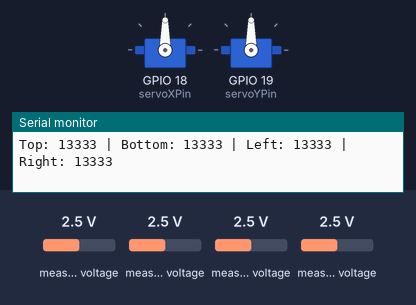
The sketch below on a simulated ESP32. Parts: 2 × servo, the last lines printed to the serial monitor. The test bench sets the inputs (shaded band); at power-on: measured voltage 2.5 V.

Above: at 1.2 s.
1.3 s: measured voltage (sensor 200) set to 0.1 V
At 2.9 s:
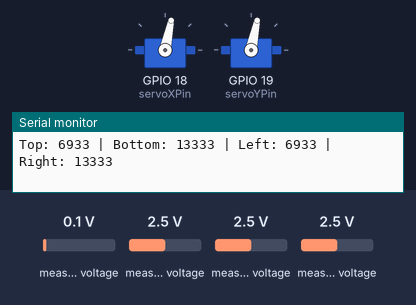
4.3 s: measured voltage (sensor 201) set to 0.1 V
At 5.44 s:
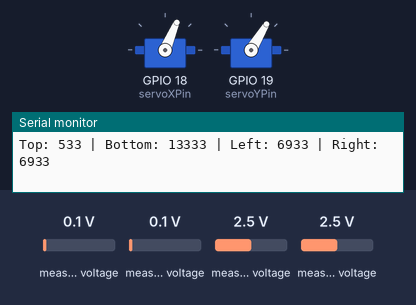
7.3 s: measured voltage (sensor 202) set to 0.1 V
At 8.11 s:
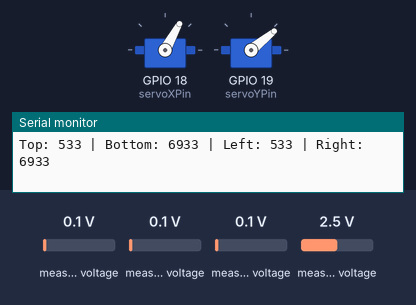
10.3 s: measured voltage (sensor 201) set to 2.5 V
At 10.38 s:
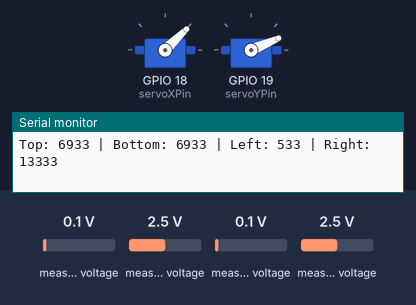
13.3 s: measured voltage (sensor 203) set to 0.1 V
At 13.45 s:
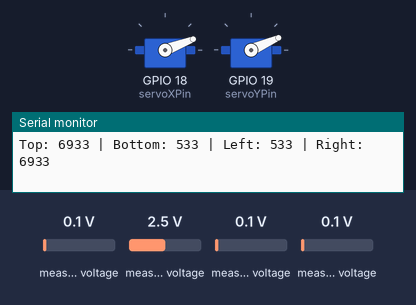
16.3 s: measured voltage (sensor 200) set to 2.4 V
19.3 s: measured voltage (sensor 200) set to 2.7 V
At 19.46 s:
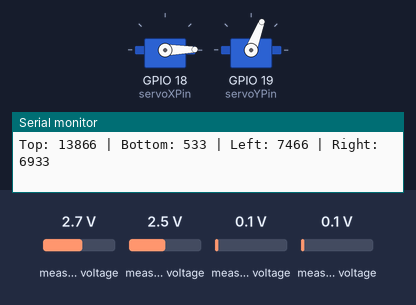
Timing chart, 0 to 25.1 s (numbered marks = the images above; inputs shaded):
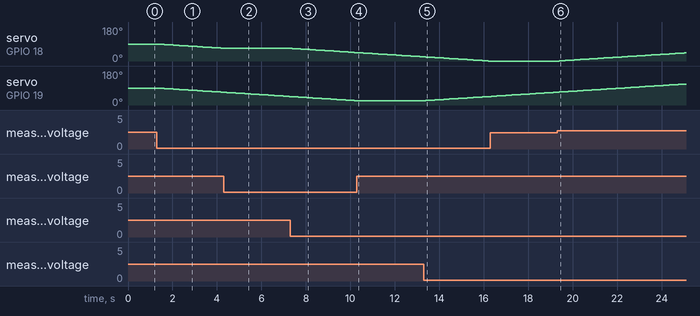

Measured:
- the behaviour switches between 2.5 and 2.6 V on measured voltage (sensor 200) (found by bisection; images 5 and 6)
- after the input at 1.3 s, servo on GPIO 18 (servoXPin), servo on GPIO 19 (servoYPin): moves from 90° to 68° over 2.8 s, starting after 0.07 s
- after the input at 4.3 s, servo on GPIO 18 (servoXPin): goes on until 4.3 s, then stays 67°
- after the input at 7.3 s, servo on GPIO 18 (servoXPin): moves from 67° to 45° over 2.8 s, starting after 0.08 s
- after the input at 10.3 s, servo on GPIO 19 (servoYPin): stays 23° (without the input it goes to 22° after 0.02 s)
- after the input at 13.3 s, servo on GPIO 19 (servoYPin): moves from 23° to 45° over 2.8 s, starting after 0.09 s
- after the input at 19.3 s, servo on GPIO 18 (servoXPin): moves from 0° to 43° over 5.6 s, starting after 0.10 s

The sketch:

Vierlix_Lumostrack.ino
```cpp
#include <Wire.h>
#include <Adafruit_ADS1X15.h>
#include <ESP32Servo.h>

Adafruit_ADS1115 ads;

Servo servoX;
Servo servoY;

const int servoXPin = 18;
const int servoYPin = 19;

int posX = 90;
int posY = 90;

const int minServo = 0;
const int maxServo = 180;

const int threshold = 100;

int prevVerticalDiff = 0;
int prevHorizontalDiff = 0;

int verticalTrend = 0;
int horizontalTrend = 0;

unsigned long lastMoveTime = 0;
const unsigned long predictionInterval = 5000;

void setup() {
  Serial.begin(115200);
  Wire.begin();

  if (!ads.begin()) {
    Serial.println("Gagal koneksi ADS1115.");
    while (1);
  }

  servoX.setPeriodHertz(50);
  servoY.setPeriodHertz(50);
  servoX.attach(servoXPin, 500, 2400);
  servoY.attach(servoYPin, 500, 2400);

  servoX.write(posX);
  servoY.write(posY);

  Serial.println("LumosTrack ESP32 AI Siap");
}

void loop() {
  int LDR_TL = ads.readADC_SingleEnded(0);
  int LDR_TR = ads.readADC_SingleEnded(1);
  int LDR_BL = ads.readADC_SingleEnded(2);
  int LDR_BR = ads.readADC_SingleEnded(3);

  int avgTop = (LDR_TL + LDR_TR) / 2;
  int avgBottom = (LDR_BL + LDR_BR) / 2;
  int avgLeft = (LDR_TL + LDR_BL) / 2;
  int avgRight = (LDR_TR + LDR_BR) / 2;

  int verticalDiff = avgTop - avgBottom;
  int horizontalDiff = avgLeft - avgRight;

  Serial.printf("Top: %d | Bottom: %d | Left: %d | Right: %d\n", avgTop, avgBottom, avgLeft, avgRight);

  bool moved = false;

  if (abs(verticalDiff) > threshold) {
    verticalTrend = verticalDiff - prevVerticalDiff;
    prevVerticalDiff = verticalDiff;
    if (verticalDiff > 0 && posY < maxServo) posY++;
    else if (verticalDiff < 0 && posY > minServo) posY--;
    servoY.write(posY);
    moved = true;
  }

  if (abs(horizontalDiff) > threshold) {
    horizontalTrend = horizontalDiff - prevHorizontalDiff;
    prevHorizontalDiff = horizontalDiff;
    if (horizontalDiff > 0 && posX < maxServo) posX++;
    else if (horizontalDiff < 0 && posX > minServo) posX--;
    servoX.write(posX);
    moved = true;
  }

  if (moved) {
    lastMoveTime = millis();
  }

  if (!moved && (millis() - lastMoveTime > predictionInterval)) {
    if (horizontalTrend > 0 && posX < maxServo) posX++;
    else if (horizontalTrend < 0 && posX > minServo) posX--;
    if (verticalTrend > 0 && posY < maxServo) posY++;
    else if (verticalTrend < 0 && posY > minServo) posY--;
    servoX.write(posX);
    servoY.write(posY);
    Serial.println("Gerakan prediktif (AI)");
  }

  delay(100);
}
```
